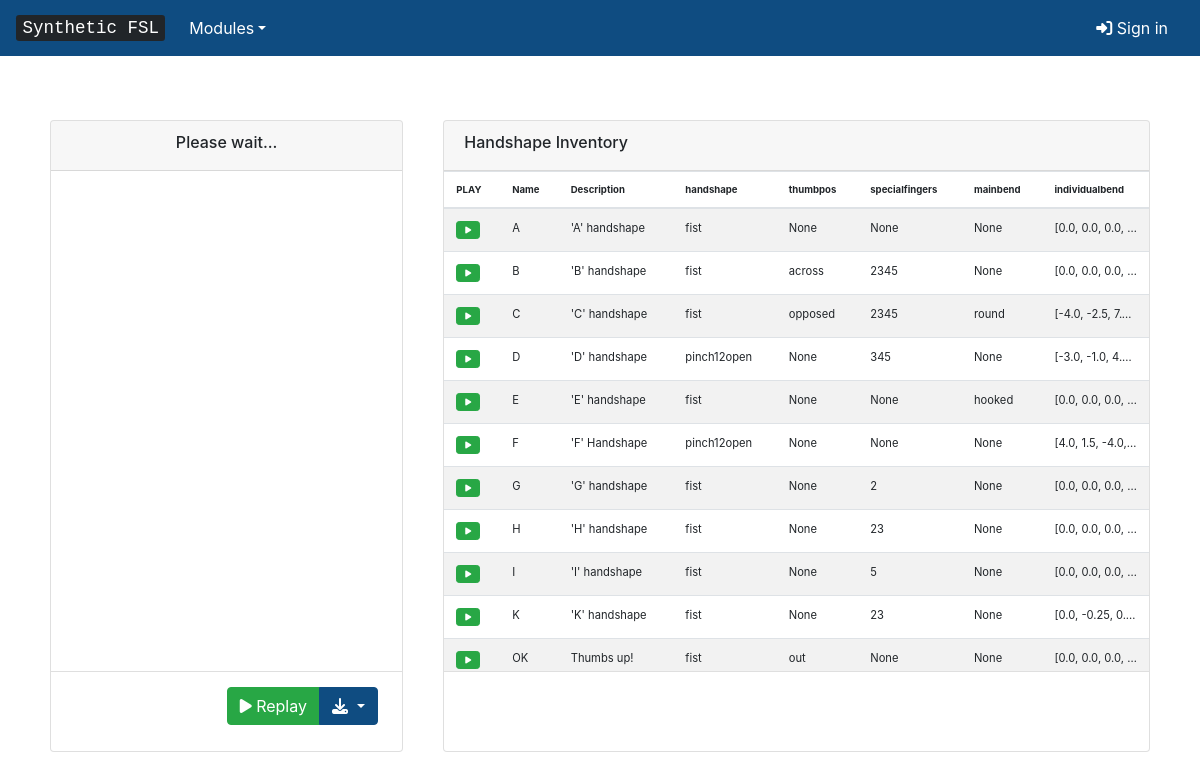
The page /handshapes/ on the database as committed earlier.
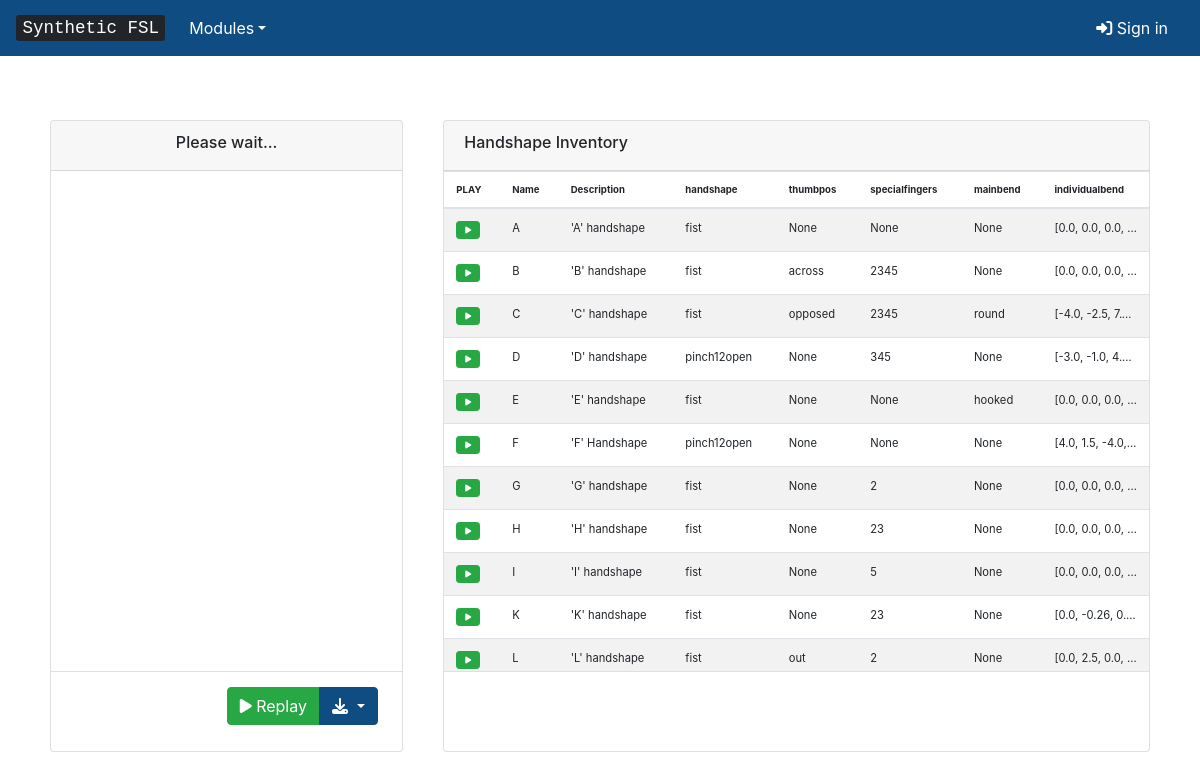
The same page on the database as committed later.
### inventory/models.py (models this page shows, shortened)
class Handshape(models.Model):
	name = models.CharField(max_length=200, verbose_name='Name')
	description = models.TextField(verbose_name='Description')
	created_date = models.DateTimeField(default=timezone.now, verbose_name='Date')
	handshape = models.CharField(max_length=20, verbose_name='Handshape', default="None")
	thumbpos = models.CharField(max_length=20, verbose_name='Thumb Position', default="None")
	specialfingers = models.CharField(max_length=20, verbose_name='Special Fingers', default="None")
	mainbend = models.CharField(max_length=20, verbose_name='Main Bend', default="None")
	bend1_1 = models.FloatField(default=0)
	bend1_2 = models.FloatField(default=0)
	bend1_3 = models.FloatField(default=0)
	bend1_4 = models.FloatField(default=0)
	bend1_5 = models.FloatField(default=0)
	bend2_1 = models.FloatField(default=0)
	bend2_2 = models.FloatField(default=0)
	bend2_3 = models.FloatField(default=0)
	bend2_4 = models.FloatField(default=0)
	bend3_1 = models.FloatField(default=0)
	bend3_2 = models.FloatField(default=0)
	bend3_3 = models.FloatField(default=0)
	bend3_4 = models.FloatField(default=0)
	bend4_1 = models.FloatField(default=0)
	bend4_2 = models.FloatField(default=0)
	bend4_3 = models.FloatField(default=0)
	bend4_4 = models.FloatField(default=0)
	bend5_1 = models.FloatField(default=0)
	bend5_2 = models.FloatField(default=0)
	bend5_3 = models.FloatField(default=0)
	bend5_4 = models.FloatField(default=0)
	sigml = models.TextField(default="<sigml></sigml>")
	class Meta:
		ordering = ['name']

### inventory/views.py (the view)
# urls.py: path('handshapes/', views.handshape_list, name='handshape_list'),
def handshape_list(request):
	handshapes = Handshape.objects.all()
	context = { 'handshapes' : handshapes }
	return render(request, 'inventory/handshape_list.html', context)

### inventory/templates/inventory/handshape_list.html (shortened to what this page needs)
{% extends 'inventory/avatargui.html' %}
{% block info %}
<div class="card">
	<h6 class="card-header" style="height:50px;">Handshape Inventory</h6>
	<div class="card-body" style="padding: 0px;height:500px;overflow-y: scroll;">
	  	<table class="table table-striped">
			<thead style="font-size: 0.6rem;">
				<tr>
					<th scope="col">PLAY</th>
					<th scope="col">Name</th>
					<th scope="col">Description</th>
					<th scope="col">handshape</th>
					<th scope="col">thumbpos</th>
					<th scope="col">specialfingers</th>
					<th scope="col">mainbend</th>
					<th scope="col">individualbend</th>
				</tr>
			</thead>
			<tbody>
				{% for hs in handshapes %}
				<tr>
					<td><button class="btn btn-sm btn-success" style="font-size: 0.5rem;" onclick="writesigml('{{ hs.sigml }}');"><i class="fas fa-play"></i></button></td>
					<td>{{ hs.name }}</td>
					<td>{{ hs.description }}</td>
					<td>{{ hs.handshape }}</td>
					<td>{{ hs.thumbpos }}</td>
					<td>{% if hs.specialfingers == "" %}None{% else %}{{ hs.specialfingers }}{% endif %}</td>
					<td>{{ hs.mainbend }}</td>
					<td style="white-space: nowrap; text-overflow:ellipsis; overflow: hidden; max-width:1px;">
						[{{ hs.bend1_1}}, {{ hs.bend1_2}}, {{ hs.bend1_3}}, {{ hs.bend1_4}}, {{ hs.bend1_5}}],
					</td>
				</tr>
				{% endfor %}
			</tbody>
		</table>
	</div>
	<div class="card-footer bg-transparent" style="height:80px;">
	</div>
</div>
{% endblock %}

Rows that differ between the two databases and show on the page:
removed Handshape: name "K", description "'K' handshape", handshape "fist", thumbpos "None", specialfingers "23", mainbend "None", bend1_1 "0.0", bend1_2 "-0.25", bend1_3 "0.…"
removed Handshape: name "OK", description "Thumbs up!", handshape "fist", thumbpos "out", specialfingers "None", mainbend "None", bend1_1 "0.0", bend1_2 "0.0", bend1_3 "0.0"
added Handshape: name "K", description "'K' handshape", handshape "fist", thumbpos "None", specialfingers "23", mainbend "None", bend1_1 "0.0", bend1_2 "-0.26", bend1_3 "0.…"
added Handshape: name "L", description "'L' handshape", handshape "fist", thumbpos "out", specialfingers "2", mainbend "None", bend1_1 "0.0", bend1_2 "2.5", bend1_3 "0.0"
